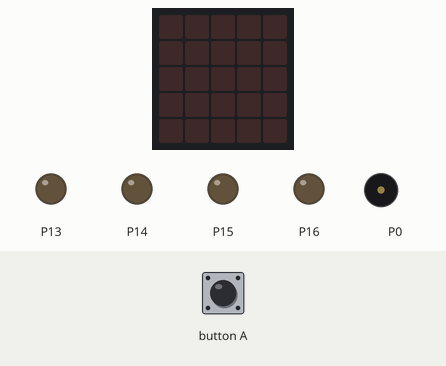
Bench run of a program on a simulated BBC micro:bit running MicroPython. Parts: the board's 5×5 LED display, output pins drawn as LEDs (lit = HIGH), buzzer (waves = sounding). The inputs (shaded band) are chosen by the test bench.

Above: at 1.2 s.
1.3 s: button A pressed for 0.15 s
At 4.6 s:
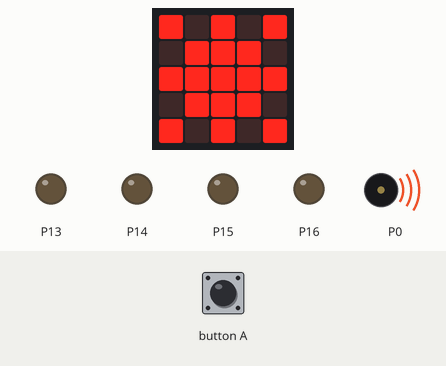
At 12.2 s:
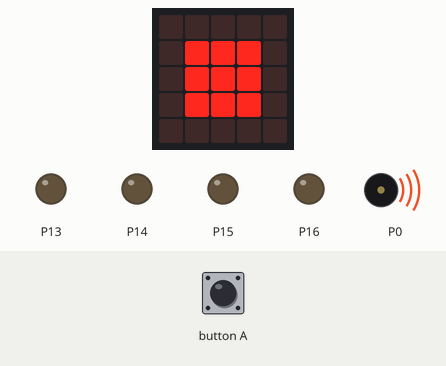
Timing chart, 0 to 18.6 s (numbered marks = the images above; inputs shaded):
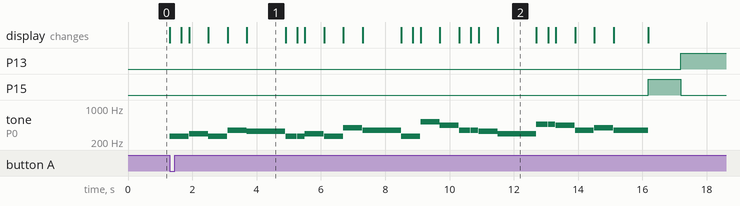

The program:

happy_birthday_with_folow.py
```python
from microbit import *
import music
import speech

music.set_tempo(bpm=125)
notes = [
            "C4:3", "C4:2", "D4:5", "C4:5", "F4:5", "E4:10",
            "C4:3", "C4:2", "D4:5", "C4:5", "G4:5", "F4:10",
            "C4:3", "C4:2", "C5:5", "A4:5", "F4:3", "F4:2", "E4:5", "D4:10",
            "A#:3", "A#:2", "A4:5", "F4:5", "G4:5", "F4:9"
        ]

def shinning(count):
    if count % 3 == 0:
        display.show(Image(
            "00000:"
            "00900:"
            "09990:"
            "00900:"
            "00000"))
    elif count % 3 == 1:
        display.show(Image(
            "00000:"
            "09990:"
            "09990:"
            "09990:"
            "00000"))
    else:
        display.show(Image(
            "90909:"
            "09990:"
            "99999:"
            "09990:"
            "90909"))

def beating_heart(count):
    while count > 0:
        display.show(Image.HEART_SMALL)
        sleep(500)
        display.show(Image.HEART)
        sleep(500)
        count -= 1

def turn_right():
    pin13.write_digital(0)
    pin14.write_digital(0)
    pin15.write_digital(0)
    pin16.write_digital(1)

def turn_left():
    pin13.write_digital(0)
    pin14.write_digital(0)
    pin15.write_digital(1)
    pin16.write_digital(0)
    sleep(500)

def backwark():
    pin13.write_digital(0)
    pin14.write_digital(1)
    pin15.write_digital(0)
    pin16.write_digital(0)

def forward():
    pin13.write_digital(1)
    pin14.write_digital(0)
    pin15.write_digital(0)
    pin16.write_digital(0)

def stop():
    pin13.write_digital(0)
    pin14.write_digital(0)
    pin15.write_digital(0)
    pin16.write_digital(0)

# Code in a 'while True:' loop repeats forever
while True:
    if button_a.was_pressed():
        count = 0
        for note in notes:
            shinning(count)
            count += 1
            music.play([note])

        display.show(Image(
            "90909:"
            "09990:"
            "99999:"
            "09990:"
            "90909"))

        turn_left()
        sleep(500)

        forward()
        sleep(3000)

        stop()
        sleep(5000)

        backwark()
        sleep(3000)

        turn_right()
        sleep(1050)

        stop()
        sleep(500)
        display.show(Image.HAPPY)

        forward()
        sleep(500)
        stop()

        speech.say('Happy birthday to you')
        beating_heart(3)

        display.show(Image.HAPPY)
```

Measured:
- after the input at 1.3 s, P13: LOW → HIGH after 15.9 s; P15: LOW → HIGH after 14.9 s, → LOW 1.0 s later; tone on P0: plays 262 Hz for 0.35 s, 262 Hz for 0.23 s, 294 Hz for 0.59 s, 262 Hz for 0.59 s, 349 Hz for 0.59 s, 330 Hz for 1.2 s … (26 notes in this stretch), starting at once; the display: first changes at once (image 1 shows a later state)
- what the display in image 1 shows lasts 1.2 s, from 3.7 s to 4.9 s
